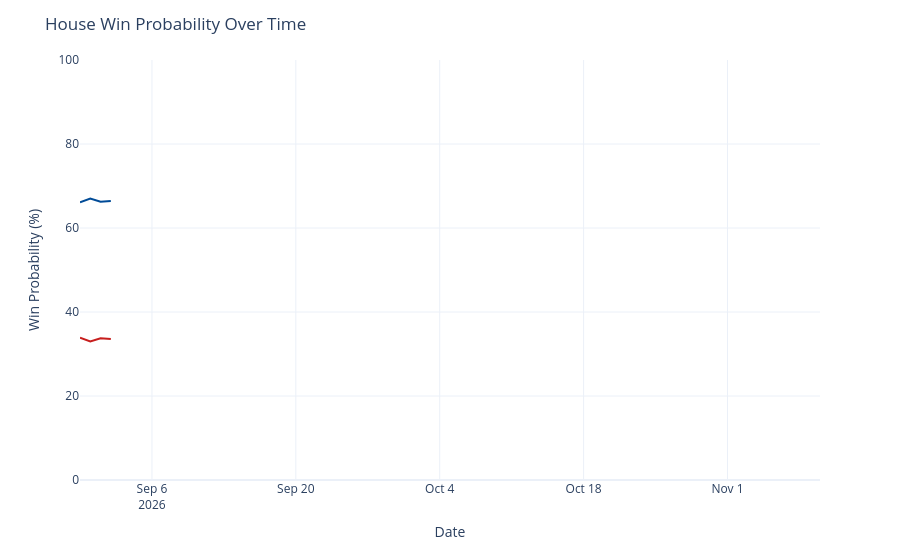

This figure's notebook cell:
### Code cell
chance_over_time = output_ts[(output_ts['geo'] == 'US House') &
                             (output_ts['type'] == 'chance')]
chance_over_time['rep_chance'] = chance_over_time['y'].map(lambda x: 100 - x)
chance_over_time = chance_over_time.rename({'y': 'Democrats', 'rep_chance': 'Republicans'}, axis=1)
chance_time_ser = px.line(chance_over_time, x='date', y=['Democrats', 'Republicans'], template='plotly_white',
                         color_discrete_map={'Democrats': '#004b97', 'Republicans': '#c71e1d'},)
chance_time_ser.update_traces(hovertemplate="%{y:.1f}%")
chance_time_ser.update_layout(
    xaxis=dict(range=[pd.to_datetime('2026-08-30'), pd.to_datetime('2026-11-10')]),
    yaxis=dict(range=[0, 100]),
    xaxis_title='Date',
    yaxis_title='Win Probability (%)',
    title=dict(text="House Win Probability Over Time"),
    hovermode="x",
    showlegend=False
)
chance_time_ser

### Figure 1 — Plotly figure (JSON) as saved in the notebook; plotly's stock layout.template omitted (floating-point values rounded to 4 significant figures)
{"data": [{"hovertemplate": "%{y:.1f}%", "legendgroup": "Democrats", "line": {"color": "#004b97", "dash": "solid"}, "marker": {"symbol": "circle"}, "mode": "lines", "name": "Democrats", "orientation": "v", "showlegend": true, "type": "scatter", "x": ["2026-08-30", "2026-08-31", "2026-09-01", "2026-09-02"], "xaxis": "x", "y": [66.12, 67.02, 66.25, 66.45], "yaxis": "y"}, {"hovertemplate": "%{y:.1f}%", "legendgroup": "Republicans", "line": {"color": "#c71e1d", "dash": "solid"}, "marker": {"symbol": "circle"}, "mode": "lines", "name": "Republicans", "orientation": "v", "showlegend": true, "type": "scatter", "x": ["2026-08-30", "2026-08-31", "2026-09-01", "2026-09-02"], "xaxis": "x", "y": [33.88, 32.98, 33.75, 33.55], "yaxis": "y"}], "layout": {"hovermode": "x", "legend": {"title": {"text": "variable"}, "tracegroupgap": 0}, "margin": {"t": 60}, "showlegend": false, "title": {"text": "House Win Probability Over Time"}, "xaxis": {"anchor": "y", "domain": [0, 1], "range": ["2026-08-30T00:00:00", "2026-11-10T00:00:00"], "title": {"text": "Date"}}, "yaxis": {"anchor": "x", "domain": [0, 1], "range": [0, 100], "title": {"text": "Win Probability (%)"}}}}
